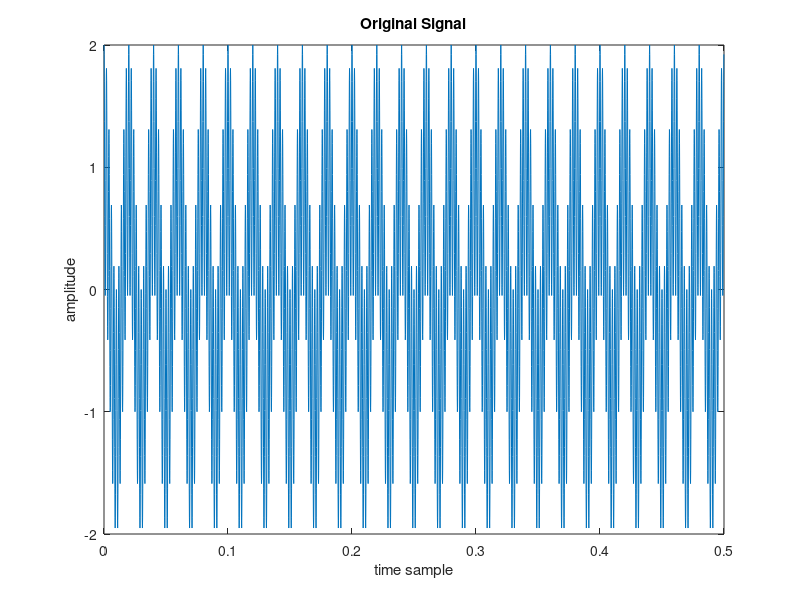
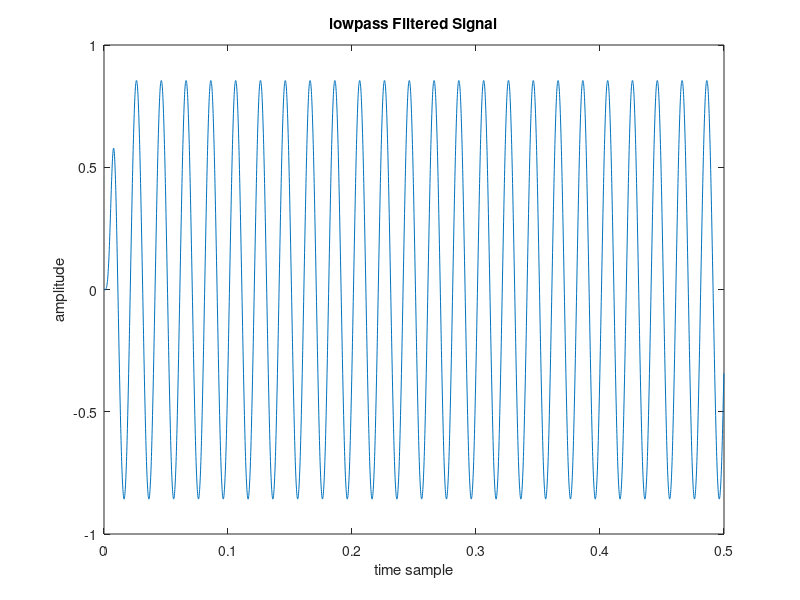
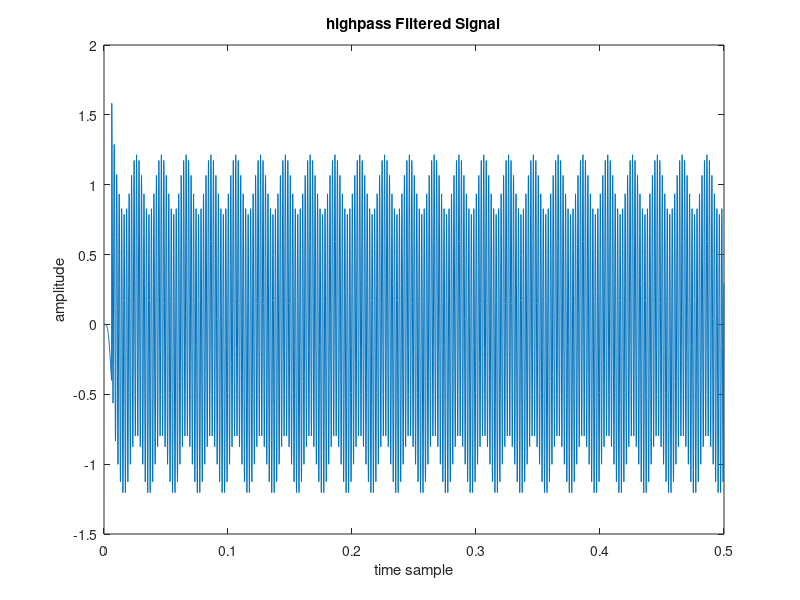
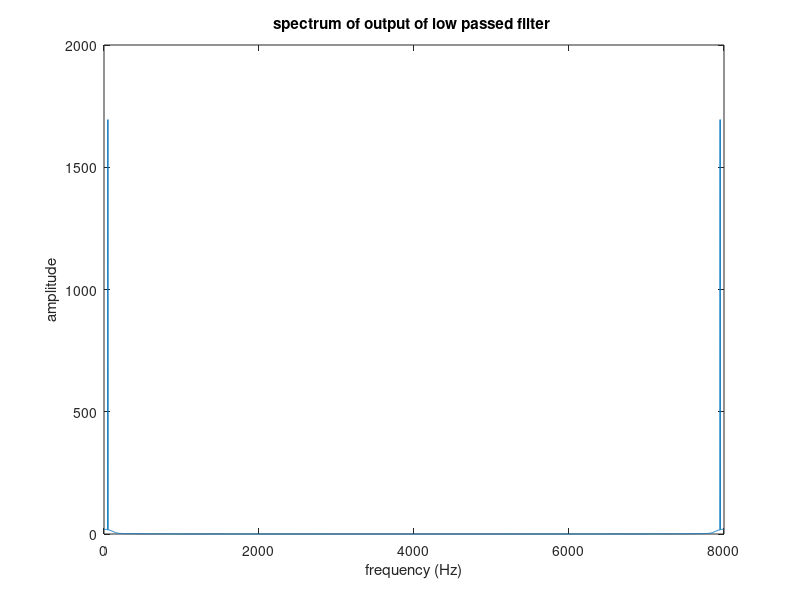

Write the MATLAB code that produced these figures, in order.
clc
clear all
close all

fs=8000;
n=[0:3999];
t=n.*(1/fs);
x =cos(2*pi*50*t)+ cos(2*pi*500*t);


figure;
plot(t,x)
title('Original Signal')
xlabel('time sample')
ylabel('amplitude')

% y1=fft(x)
% n1=0:length(y1)-1;
% k=n1*fs/length(y1);
% figure;
% plot(k,abs(y1))



%--low pass-----
N=100;
wc=(100/fs)*2;
b1=fir1(N-1,wc,'low');
% figure;
% freqz(b1,1)
low_pass = filter(b1,1,x);

figure
plot(t,low_pass)
title('lowpass Filtered Signal')
xlabel('time sample')
ylabel('amplitude')




%---highpass----
N=100;
wc=(100/fs)*2;
b2=fir1(N,wc,'high');
% figure;
% freqz(b2,1)
high_pass = filter(b2,1,x);

figure;
plot(t,high_pass)
title('highpass Filtered Signal')
xlabel('time sample')
ylabel('amplitude')

n1=0:length(low_pass)-1;
p=fft(low_pass);
k=n1*fs/length(n1);

figure;
plot(k,abs(p))
title('spectrum of output of low passed filter ')
xlabel('frequency (Hz)')
ylabel('amplitude')



n1=0:length(high_pass)-1;
p1=fft(high_pass);
k=n1*fs/length(n1);
figure;
plot(k,abs(p1))
title('spectrum of output of high passed filter ')
xlabel('frequency (Hz)')
ylabel('amplitude')












































% 
% 
% clc;
% clear all;
% close all;
% 
% fs=8000;
% n=0:999;
% t=n*(1/fs);
% x =cos(2*pi*50*t) + cos(2*pi*500*t)
% figure;
% plot(x)
% 
% N=100;
% 
% %lowpass
% wc=(60/fs)*2;
% h=fir1(N,wc,'high')
% figure;
% plot(h)
% %freqz(h,1)
% % figure;
% % fvtool(h,1)
% 
% %y=conv(x,h);
% 
% b=filter(h,1,x)
% 
% figure;
% plot(b)
% n1=length(b)
% p=(fft(b))
% k=(fs/n1)*(0:n1-1)
% figure;
% plot(k,abs(p))

















